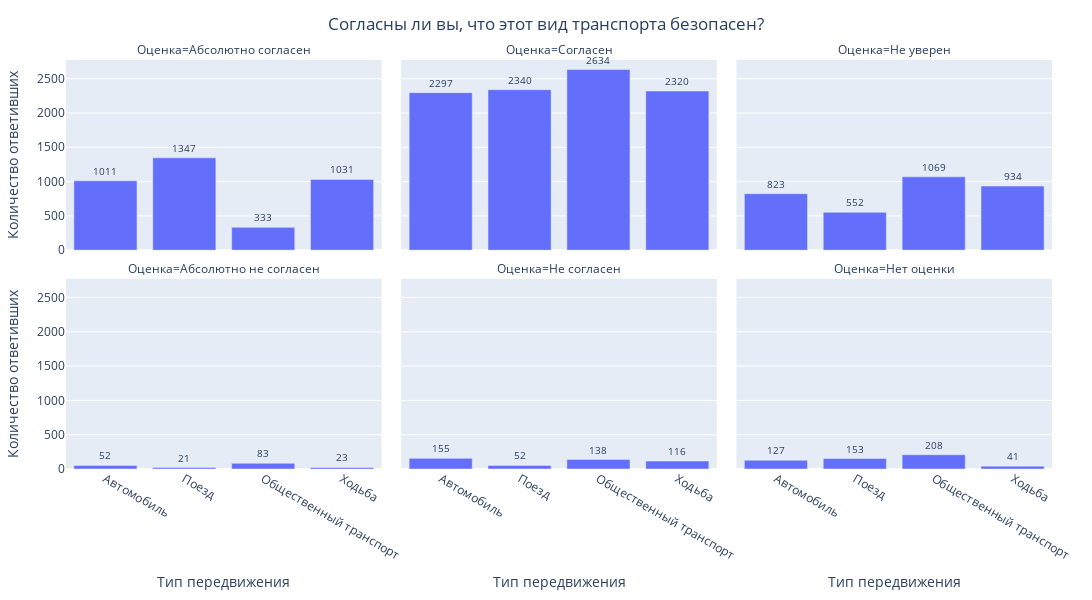
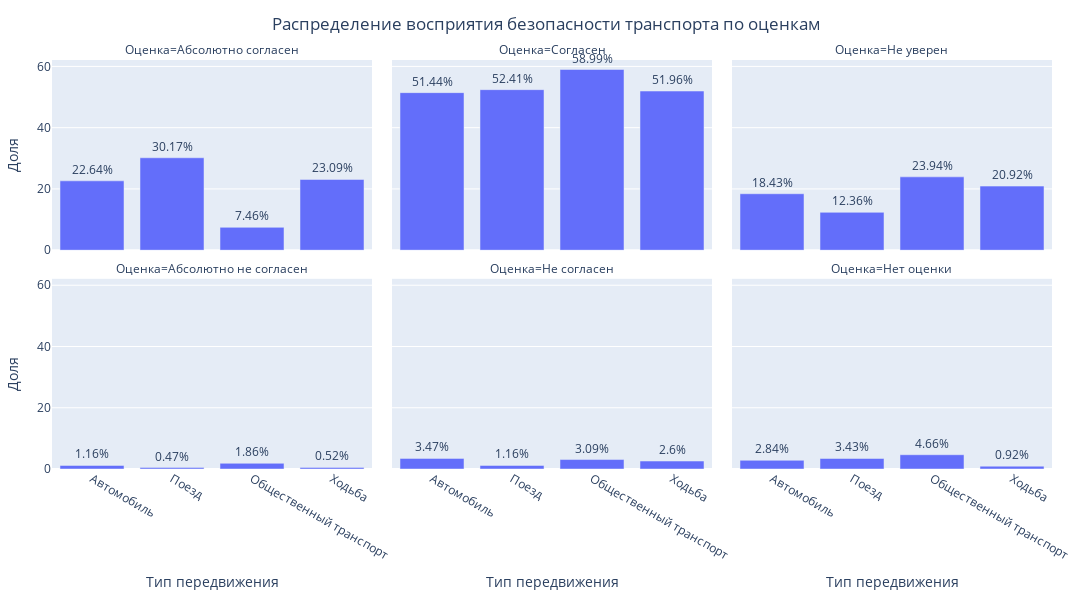

Here is the notebook cell these charts were saved with, in order:
### Markdown cell above
## График 5 (восприятие безопасности разных видов транспорта)

### Code cell
df51 = df.groupby('GEBRUIK_AUTO_STELLING4').size().reset_index()

df51 = df51.rename(columns = {'GEBRUIK_AUTO_STELLING4': 'Оценка безопасности автомобиля', 
                              0: 'Количество ответивших'})

df51.sort_values('Количество ответивших', ascending=False)

df51['Тип передвижения'] = 'Автомобиль'




df52 = df.groupby('GEBRUIK_TREIN_STELLING4').size().reset_index()

df52 = df52.rename(columns = {'GEBRUIK_TREIN_STELLING4': 'Оценка безопасности поезда', 
                              0: 'Количество ответивших'})

df52.sort_values('Количество ответивших', ascending=False)
df52['Тип передвижения'] = 'Поезд'


df53 = df.groupby('GEBRUIK_BTM_STELLING4').size().reset_index()

df53 = df53.rename(columns={'GEBRUIK_BTM_STELLING4': 'Оценка безопасности общественного транспорта', 
                            0: 'Количество ответивших'})

df53 = df53.sort_values('Количество ответивших', ascending=False)
df53['Тип передвижения'] = 'Общественный транспорт'




df54 = df.groupby('GEBRUIK_LOPEN_STELLING4').size().reset_index()
df54 = df54.rename(columns={'GEBRUIK_LOPEN_STELLING4': 'Оценка безопасности ходьбы', 
                            0: 'Количество ответивших'})
df54 = df54.sort_values('Количество ответивших', ascending=False)
df54['Тип передвижения'] = 'Ходьба'



df5 = pd.concat([df51, df52, df53, df54])

overall = sum(df51['Количество ответивших'])


print(overall)

df_long = pd.melt(
    df5,
    id_vars=['Количество ответивших', 'Тип передвижения'],
    value_vars=['Оценка безопасности автомобиля', 'Оценка безопасности поезда', 'Оценка безопасности общественного транспорта', 'Оценка безопасности ходьбы'],
    var_name='Тип оценки',
    value_name='Оценка'
)

# Удаление NaN значений
df_long.dropna(inplace=True)

# Вычисление долей в процентах
df_long['Доля'] = round((df_long['Количество ответивших'] / overall) * 100, 2)

# Замена категорий оценок
df_long['Оценка'] = df_long['Оценка'].replace({
    1: 'Абсолютно не согласен',
    2: 'Не согласен',
    3: 'Не уверен',
    4: 'Согласен',
    5: 'Абсолютно согласен',
    6: 'Нет оценки'
})

# Задание порядка категорий
order = ['Абсолютно согласен', 'Согласен', 'Не уверен', 'Абсолютно не согласен', 'Не согласен', 'Нет оценки']
df_long['Оценка'] = pd.Categorical(df_long['Оценка'], categories=order, ordered=True)

# Построение графика для количества поездок
fig3 = px.bar(
    df_long, 
    x='Тип передвижения', 
    y='Количество ответивших', 
    text='Количество ответивших',
    facet_col='Оценка',
    facet_col_wrap=3,
    height=600, 
    width=1400,
    category_orders={'Оценка': order}
)

fig3.update_traces(textfont_size=10, textposition='outside', cliponaxis=False)

fig3.update_layout(
    title={'text': 'Согласны ли вы, что этот вид транспорта безопасен?', 'x': 0.5},
    margin=dict(t=60, b=40, l=40, r=40),
    legend=dict(title='Тип передвижения', orientation='h', yanchor='bottom', y=-0.2, xanchor='center', x=0.5)
)

fig3.show()



#--------------ОТОБРАЗИМ ВСЕ В ДОЛЯХ----------------------
fig4 = px.bar(
    df_long, 
    x='Тип передвижения', 
    y='Доля', 
    text='Доля',
    facet_col='Оценка',
    facet_col_wrap=3,
    height=600, 
    width=1400,
    category_orders={'Оценка': order}
)

fig4.update_traces(
    textposition='outside',
    textfont=dict(size=12),  
    cliponaxis=False,  
    texttemplate='%{text}%', 
    offsetgroup=1 
)

fig4.update_layout(
    title={'text': 'Распределение восприятия безопасности транспорта по оценкам', 'x': 0.5},
    margin=dict(t=60, b=40, l=40, r=40),
    uniformtext_minsize=12,
    uniformtext_mode='show'  
)

fig4.show()

### Figure 1 — Plotly figure (JSON) as saved in the notebook; plotly's stock layout.template omitted (floating-point values rounded to 4 significant figures)
{"data": [{"cliponaxis": false, "hovertemplate": "Оценка=Абсолютно согласен<br>Тип передвижения=%{x}<br>Количество ответивших=%{text}<extra></extra>", "legendgroup": "", "marker": {"color": "#636efa", "pattern": {"shape": ""}}, "name": "", "orientation": "v", "showlegend": false, "text": [1011.0, 1347.0, 333.0, 1031.0], "textfont": {"size": 10}, "textposition": "outside", "type": "bar", "x": ["Автомобиль", "Поезд", "Общественный транспорт", "Ходьба"], "xaxis": "x4", "y": [1011, 1347, 333, 1031], "yaxis": "y4"}, {"cliponaxis": false, "hovertemplate": "Оценка=Согласен<br>Тип передвижения=%{x}<br>Количество ответивших=%{text}<extra></extra>", "legendgroup": "", "marker": {"color": "#636efa", "pattern": {"shape": ""}}, "name": "", "orientation": "v", "showlegend": false, "text": [2297.0, 2340.0, 2634.0, 2320.0], "textfont": {"size": 10}, "textposition": "outside", "type": "bar", "x": ["Автомобиль", "Поезд", "Общественный транспорт", "Ходьба"], "xaxis": "x5", "y": [2297, 2340, 2634, 2320], "yaxis": "y5"}, {"cliponaxis": false, "hovertemplate": "Оценка=Не уверен<br>Тип передвижения=%{x}<br>Количество ответивших=%{text}<extra></extra>", "legendgroup": "", "marker": {"color": "#636efa", "pattern": {"shape": ""}}, "name": "", "orientation": "v", "showlegend": false, "text": [823.0, 552.0, 1069.0, 934.0], "textfont": {"size": 10}, "textposition": "outside", "type": "bar", "x": ["Автомобиль", "Поезд", "Общественный транспорт", "Ходьба"], "xaxis": "x6", "y": [823, 552, 1069, 934], "yaxis": "y6"}, {"cliponaxis": false, "hovertemplate": "Оценка=Абсолютно не согласен<br>Тип передвижения=%{x}<br>Количество ответивших=%{text}<extra></extra>", "legendgroup": "", "marker": {"color": "#636efa", "pattern": {"shape": ""}}, "name": "", "orientation": "v", "showlegend": false, "text": [52.0, 21.0, 83.0, 23.0], "textfont": {"size": 10}, "textposition": "outside", "type": "bar", "x": ["Автомобиль", "Поезд", "Общественный транспорт", "Ходьба"], "xaxis": "x", "y": [52, 21, 83, 23], "yaxis": "y"}, {"cliponaxis": false, "hovertemplate": "Оценка=Не согласен<br>Тип передвижения=%{x}<br>Количество ответивших=%{text}<extra></extra>", "legendgroup": "", "marker": {"color": "#636efa", "pattern": {"shape": ""}}, "name": "", "orientation": "v", "showlegend": false, "text": [155.0, 52.0, 138.0, 116.0], "textfont": {"size": 10}, "textposition": "outside", "type": "bar", "x": ["Автомобиль", "Поезд", "Общественный транспорт", "Ходьба"], "xaxis": "x2", "y": [155, 52, 138, 116], "yaxis": "y2"}, {"cliponaxis": false, "hovertemplate": "Оценка=Нет оценки<br>Тип передвижения=%{x}<br>Количество ответивших=%{text}<extra></extra>", "legendgroup": "", "marker": {"color": "#636efa", "pattern": {"shape": ""}}, "name": "", "orientation": "v", "showlegend": false, "text": [127.0, 153.0, 208.0, 41.0], "textfont": {"size": 10}, "textposition": "outside", "type": "bar", "x": ["Автомобиль", "Поезд", "Общественный транспорт", "Ходьба"], "xaxis": "x3", "y": [127, 153, 208, 41], "yaxis": "y3"}], "layout": {"annotations": [{"font": {}, "showarrow": false, "text": "Оценка=Абсолютно не согласен", "x": 0.16, "xanchor": "center", "xref": "paper", "y": 0.465, "yanchor": "bottom", "yref": "paper"}, {"font": {}, "showarrow": false, "text": "Оценка=Не согласен", "x": 0.5, "xanchor": "center", "xref": "paper", "y": 0.465, "yanchor": "bottom", "yref": "paper"}, {"font": {}, "showarrow": false, "text": "Оценка=Нет оценки", "x": 0.84, "xanchor": "center", "xref": "paper", "y": 0.465, "yanchor": "bottom", "yref": "paper"}, {"font": {}, "showarrow": false, "text": "Оценка=Абсолютно согласен", "x": 0.16, "xanchor": "center", "xref": "paper", "y": 1.0, "yanchor": "bottom", "yref": "paper"}, {"font": {}, "showarrow": false, "text": "Оценка=Согласен", "x": 0.5, "xanchor": "center", "xref": "paper", "y": 1.0, "yanchor": "bottom", "yref": "paper"}, {"font": {}, "showarrow": false, "text": "Оценка=Не уверен", "x": 0.84, "xanchor": "center", "xref": "paper", "y": 1.0, "yanchor": "bottom", "yref": "paper"}], "barmode": "relative", "height": 600, "legend": {"orientation": "h", "title": {"text": "Тип передвижения"}, "tracegroupgap": 0, "x": 0.5, "xanchor": "center", "y": -0.2, "yanchor": "bottom"}, "margin": {"b": 40, "l": 40, "r": 40, "t": 60}, "title": {"text": "Согласны ли вы, что этот вид транспорта безопасен?", "x": 0.5}, "width": 1400, "xaxis": {"anchor": "y", "domain": [0, 0.32], "title": {"text": "Тип передвижения"}}, "xaxis2": {"anchor": "y2", "domain": [0.34, 0.66], "matches": "x", "title": {"text": "Тип передвижения"}}, "xaxis3": {"anchor": "y3", "domain": [0.68, 1.0], "matches": "x", "title": {"text": "Тип передвижения"}}, "xaxis4": {"anchor": "y4", "domain": [0, 0.32], "matches": "x", "showticklabels": false}, "xaxis5": {"anchor": "y5", "domain": [0.34, 0.66], "matches": "x", "showticklabels": false}, "xaxis6": {"anchor": "y6", "domain": [0.68, 1.0], "matches": "x", "showticklabels": false}, "yaxis": {"anchor": "x", "domain": [0, 0.465], "title": {"text": "Количество ответивших"}}, "yaxis2": {"anchor": "x2", "domain": [0, 0.465], "matches": "y", "showticklabels": false}, "yaxis3": {"anchor": "x3", "domain": [0, 0.465], "matches": "y", "showticklabels": false}, "yaxis4": {"anchor": "x4", "domain": [0.535, 1.0], "matches": "y", "title": {"text": "Количество ответивших"}}, "yaxis5": {"anchor": "x5", "domain": [0.535, 1.0], "matches": "y", "showticklabels": false}, "yaxis6": {"anchor": "x6", "domain": [0.535, 1.0], "matches": "y", "showticklabels": false}}}

### Figure 2 — Plotly figure (JSON) as saved in the notebook; plotly's stock layout.template omitted (floating-point values rounded to 4 significant figures)
{"data": [{"cliponaxis": false, "hovertemplate": "Оценка=Абсолютно согласен<br>Тип передвижения=%{x}<br>Доля=%{text}<extra></extra>", "legendgroup": "", "marker": {"color": "#636efa", "pattern": {"shape": ""}}, "name": "", "offsetgroup": "1", "orientation": "v", "showlegend": false, "text": [22.64, 30.17, 7.46, 23.09], "textfont": {"size": 12}, "textposition": "outside", "texttemplate": "%{text}%", "type": "bar", "x": ["Автомобиль", "Поезд", "Общественный транспорт", "Ходьба"], "xaxis": "x4", "y": [22.64, 30.17, 7.46, 23.09], "yaxis": "y4"}, {"cliponaxis": false, "hovertemplate": "Оценка=Согласен<br>Тип передвижения=%{x}<br>Доля=%{text}<extra></extra>", "legendgroup": "", "marker": {"color": "#636efa", "pattern": {"shape": ""}}, "name": "", "offsetgroup": "1", "orientation": "v", "showlegend": false, "text": [51.44, 52.41, 58.99, 51.96], "textfont": {"size": 12}, "textposition": "outside", "texttemplate": "%{text}%", "type": "bar", "x": ["Автомобиль", "Поезд", "Общественный транспорт", "Ходьба"], "xaxis": "x5", "y": [51.44, 52.41, 58.99, 51.96], "yaxis": "y5"}, {"cliponaxis": false, "hovertemplate": "Оценка=Не уверен<br>Тип передвижения=%{x}<br>Доля=%{text}<extra></extra>", "legendgroup": "", "marker": {"color": "#636efa", "pattern": {"shape": ""}}, "name": "", "offsetgroup": "1", "orientation": "v", "showlegend": false, "text": [18.43, 12.36, 23.94, 20.92], "textfont": {"size": 12}, "textposition": "outside", "texttemplate": "%{text}%", "type": "bar", "x": ["Автомобиль", "Поезд", "Общественный транспорт", "Ходьба"], "xaxis": "x6", "y": [18.43, 12.36, 23.94, 20.92], "yaxis": "y6"}, {"cliponaxis": false, "hovertemplate": "Оценка=Абсолютно не согласен<br>Тип передвижения=%{x}<br>Доля=%{text}<extra></extra>", "legendgroup": "", "marker": {"color": "#636efa", "pattern": {"shape": ""}}, "name": "", "offsetgroup": "1", "orientation": "v", "showlegend": false, "text": [1.16, 0.47, 1.86, 0.52], "textfont": {"size": 12}, "textposition": "outside", "texttemplate": "%{text}%", "type": "bar", "x": ["Автомобиль", "Поезд", "Общественный транспорт", "Ходьба"], "xaxis": "x", "y": [1.16, 0.47, 1.86, 0.52], "yaxis": "y"}, {"cliponaxis": false, "hovertemplate": "Оценка=Не согласен<br>Тип передвижения=%{x}<br>Доля=%{text}<extra></extra>", "legendgroup": "", "marker": {"color": "#636efa", "pattern": {"shape": ""}}, "name": "", "offsetgroup": "1", "orientation": "v", "showlegend": false, "text": [3.47, 1.16, 3.09, 2.6], "textfont": {"size": 12}, "textposition": "outside", "texttemplate": "%{text}%", "type": "bar", "x": ["Автомобиль", "Поезд", "Общественный транспорт", "Ходьба"], "xaxis": "x2", "y": [3.47, 1.16, 3.09, 2.6], "yaxis": "y2"}, {"cliponaxis": false, "hovertemplate": "Оценка=Нет оценки<br>Тип передвижения=%{x}<br>Доля=%{text}<extra></extra>", "legendgroup": "", "marker": {"color": "#636efa", "pattern": {"shape": ""}}, "name": "", "offsetgroup": "1", "orientation": "v", "showlegend": false, "text": [2.84, 3.43, 4.66, 0.92], "textfont": {"size": 12}, "textposition": "outside", "texttemplate": "%{text}%", "type": "bar", "x": ["Автомобиль", "Поезд", "Общественный транспорт", "Ходьба"], "xaxis": "x3", "y": [2.84, 3.43, 4.66, 0.92], "yaxis": "y3"}], "layout": {"annotations": [{"font": {}, "showarrow": false, "text": "Оценка=Абсолютно не согласен", "x": 0.16, "xanchor": "center", "xref": "paper", "y": 0.465, "yanchor": "bottom", "yref": "paper"}, {"font": {}, "showarrow": false, "text": "Оценка=Не согласен", "x": 0.5, "xanchor": "center", "xref": "paper", "y": 0.465, "yanchor": "bottom", "yref": "paper"}, {"font": {}, "showarrow": false, "text": "Оценка=Нет оценки", "x": 0.84, "xanchor": "center", "xref": "paper", "y": 0.465, "yanchor": "bottom", "yref": "paper"}, {"font": {}, "showarrow": false, "text": "Оценка=Абсолютно согласен", "x": 0.16, "xanchor": "center", "xref": "paper", "y": 1.0, "yanchor": "bottom", "yref": "paper"}, {"font": {}, "showarrow": false, "text": "Оценка=Согласен", "x": 0.5, "xanchor": "center", "xref": "paper", "y": 1.0, "yanchor": "bottom", "yref": "paper"}, {"font": {}, "showarrow": false, "text": "Оценка=Не уверен", "x": 0.84, "xanchor": "center", "xref": "paper", "y": 1.0, "yanchor": "bottom", "yref": "paper"}], "barmode": "relative", "height": 600, "legend": {"tracegroupgap": 0}, "margin": {"b": 40, "l": 40, "r": 40, "t": 60}, "title": {"text": "Распределение восприятия безопасности транспорта по оценкам", "x": 0.5}, "uniformtext": {"minsize": 12, "mode": "show"}, "width": 1400, "xaxis": {"anchor": "y", "domain": [0, 0.32], "title": {"text": "Тип передвижения"}}, "xaxis2": {"anchor": "y2", "domain": [0.34, 0.66], "matches": "x", "title": {"text": "Тип передвижения"}}, "xaxis3": {"anchor": "y3", "domain": [0.68, 1.0], "matches": "x", "title": {"text": "Тип передвижения"}}, "xaxis4": {"anchor": "y4", "domain": [0, 0.32], "matches": "x", "showticklabels": false}, "xaxis5": {"anchor": "y5", "domain": [0.34, 0.66], "matches": "x", "showticklabels": false}, "xaxis6": {"anchor": "y6", "domain": [0.68, 1.0], "matches": "x", "showticklabels": false}, "yaxis": {"anchor": "x", "domain": [0, 0.465], "title": {"text": "Доля"}}, "yaxis2": {"anchor": "x2", "domain": [0, 0.465], "matches": "y", "showticklabels": false}, "yaxis3": {"anchor": "x3", "domain": [0, 0.465], "matches": "y", "showticklabels": false}, "yaxis4": {"anchor": "x4", "domain": [0.535, 1.0], "matches": "y", "title": {"text": "Доля"}}, "yaxis5": {"anchor": "x5", "domain": [0.535, 1.0], "matches": "y", "showticklabels": false}, "yaxis6": {"anchor": "x6", "domain": [0.535, 1.0], "matches": "y", "showticklabels": false}}}
